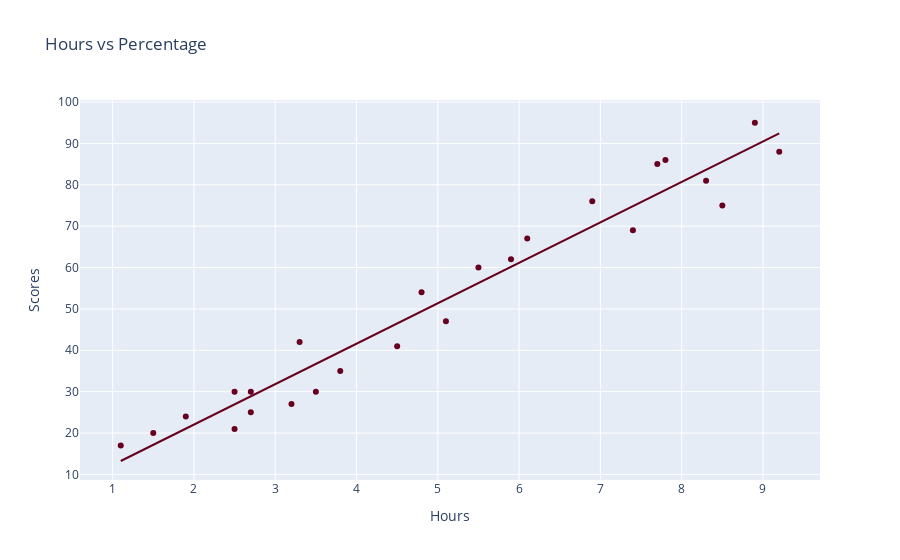

Here is the notebook cell this chart was saved with:
### Code cell
fig = px.scatter(df, x="Hours", y="Scores", trendline="ols", color_discrete_sequence=px.colors.sequential.RdBu, title="Hours vs Percentage")
fig.show()

### Figure 1 — Plotly figure (JSON) as saved in the notebook; plotly's stock layout.template omitted (floating-point values rounded to 4 significant figures)
{"data": [{"hovertemplate": "Hours=%{x}<br>Scores=%{y}<extra></extra>", "legendgroup": "", "marker": {"color": "rgb(103,0,31)", "symbol": "circle"}, "mode": "markers", "name": "", "showlegend": false, "type": "scatter", "x": [2.5, 5.1, 3.2, 8.5, 3.5, 1.5, 9.2, 5.5, 8.3, 2.7, 7.7, 5.9, 4.5, 3.3, 1.1, 8.9, 2.5, 1.9, 6.1, 7.4, 2.7, 4.8, 3.8, 6.9, 7.8], "xaxis": "x", "y": [21, 47, 27, 75, 30, 20, 88, 60, 81, 25, 85, 62, 41, 42, 17, 95, 30, 24, 67, 69, 30, 54, 35, 76, 86], "yaxis": "y"}, {"hovertemplate": "<b>OLS trendline</b><br>Scores = 9.7758 * Hours + 2.48367<br>R<sup>2</sup>=0.952948<br><br>Hours=%{x}<br>Scores=%{y} <b>(trend)</b><extra></extra>", "legendgroup": "", "marker": {"color": "rgb(103,0,31)", "symbol": "circle"}, "mode": "lines", "name": "", "showlegend": false, "type": "scatter", "x": [1.1, 1.5, 1.9, 2.5, 2.5, 2.7, 2.7, 3.2, 3.3, 3.5, 3.8, 4.5, 4.8, 5.1, 5.5, 5.9, 6.1, 6.9, 7.4, 7.7, 7.8, 8.3, 8.5, 8.9, 9.2], "xaxis": "x", "y": [13.24, 17.15, 21.06, 26.92, 26.92, 28.88, 28.88, 33.77, 34.74, 36.7, 39.63, 46.47, 49.41, 52.34, 56.25, 60.16, 62.12, 69.94, 74.82, 77.76, 78.73, 83.62, 85.58, 89.49, 92.42], "yaxis": "y"}], "layout": {"legend": {"tracegroupgap": 0}, "title": {"text": "Hours vs Percentage"}, "xaxis": {"anchor": "y", "domain": [0, 1], "title": {"text": "Hours"}}, "yaxis": {"anchor": "x", "domain": [0, 1], "title": {"text": "Scores"}}}}
